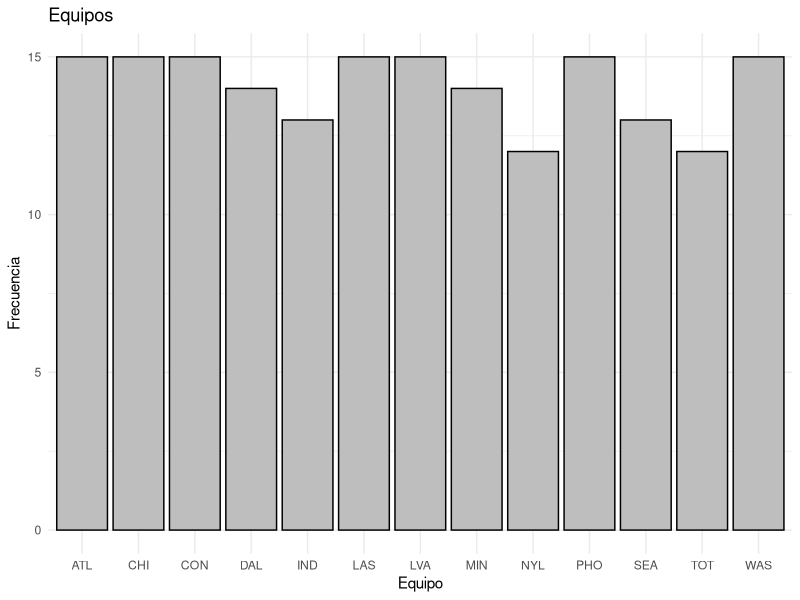
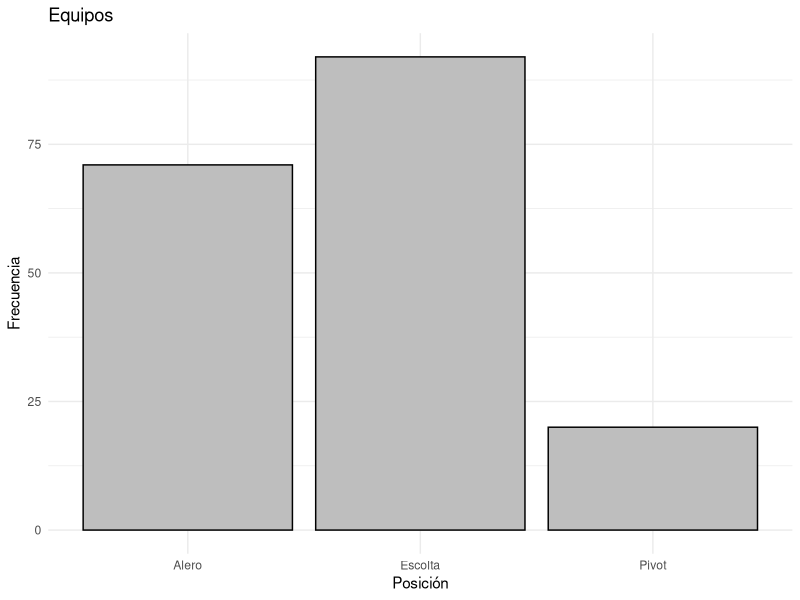
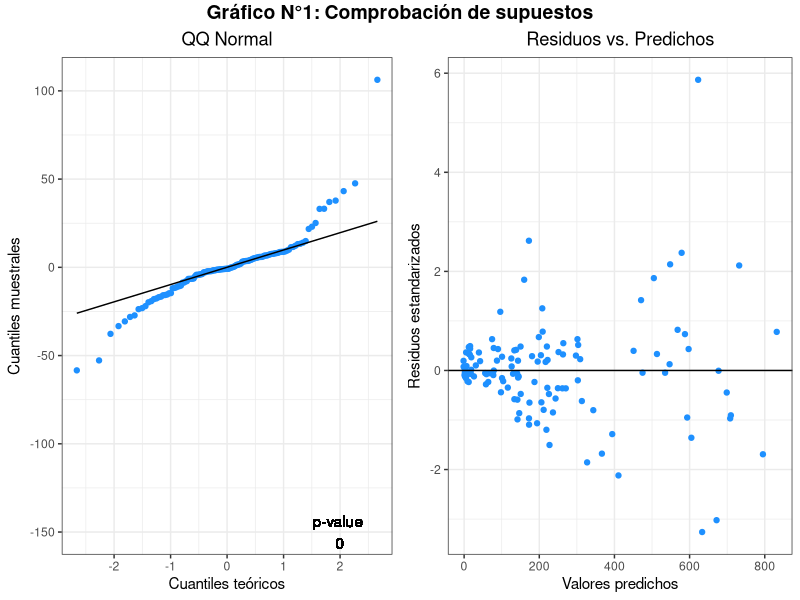
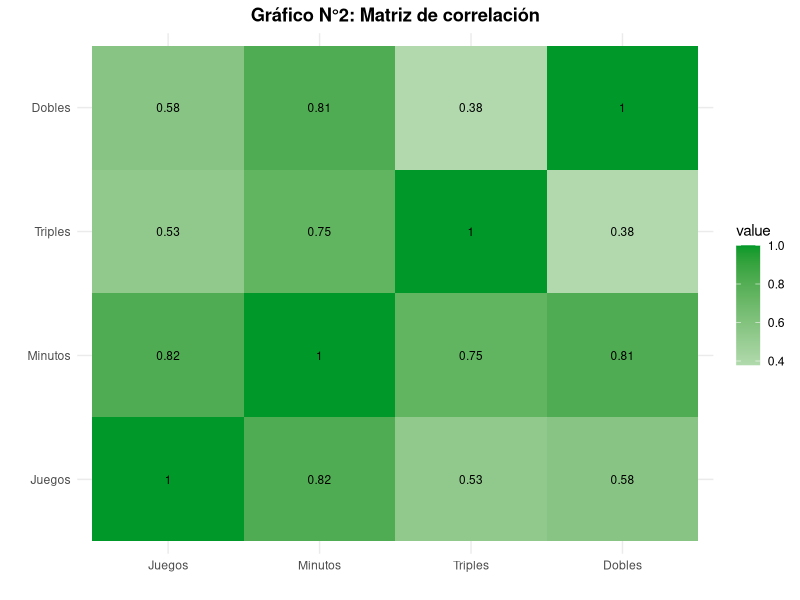
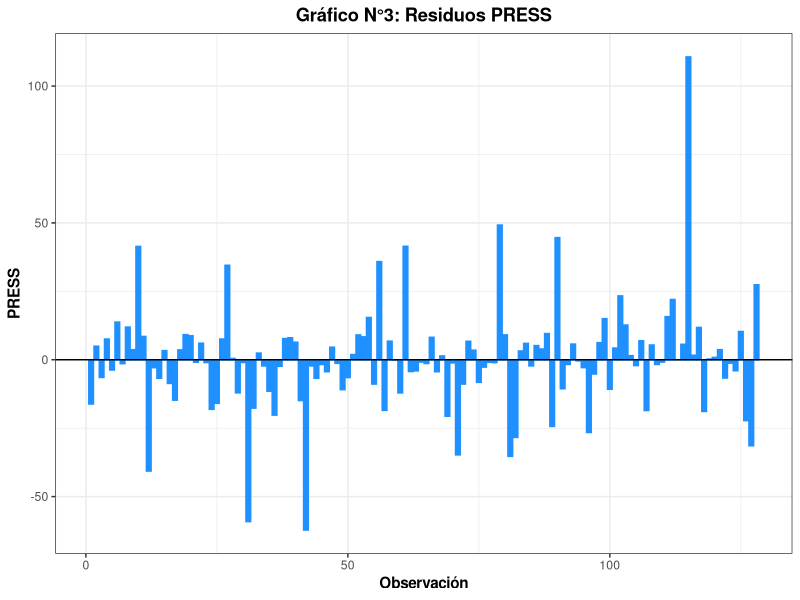
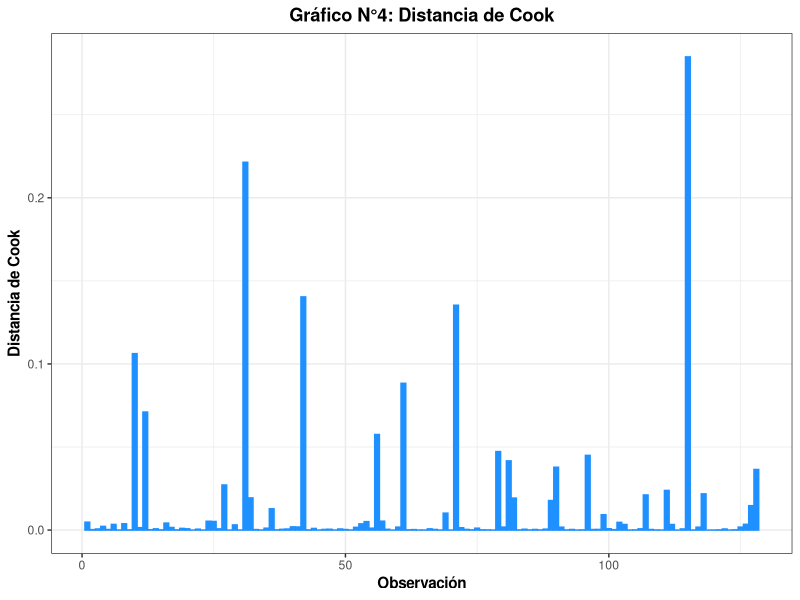

Recreate these plots in R, in order.
## ---- chunk 1
library(tidyverse)
library(ggplot2)
library(kableExtra)
library(broom)
library(egg)
library(ggpubr)
library(car)
library(glmnet)
## ---- chunk 2
data <- read.csv("files/WNBA.csv", sep = ";")
summary(data)
## ---- chunk 3
data$Equipo <- as.factor(data$Equipo)
data$Posicion <- as.factor(data$Posicion)
summary(data)
## ---- chunk 4
paste0("Hay ",count(data %>% filter(Jugadora == "")), " registros vacíos")
## ---- chunk 5
data[duplicated(data$Jugadora),]
## ---- chunk 6
print(count(data[duplicated(data[, c("Jugadora", "Equipo")]), ]))
## ---- chunk 7
ggplot(data, aes(x = Equipo)) +
  geom_bar(fill = "grey", color = "black") +
  labs(title = "Equipos",
       x = "Equipo",
       y = "Frecuencia") +
  theme_minimal()
## ---- chunk 8
ggplot(data, aes(x = Posicion)) +
  geom_bar(fill = "grey", color = "black") +
  labs(title = "Equipos",
       x = "Posición",
       y = "Frecuencia") +
  theme_minimal()
## ---- chunk 9
skimr::skim(data %>% select(where(is.numeric)))
## ---- chunk 10
# División en training y testing
set.seed(45672848)
index_training <- sample(1:nrow(data), size = 0.7*nrow(data))

training <- data[index_training,]
testing <- data[-index_training,]
## ---- chunk 11
training_filtered <- select(training, -Jugadora, -Equipo)
m1 <- MASS::stepAIC(
  object = lm(Puntos ~ 1, data = training_filtered), #punto de partida
  scope = list(upper = lm(Puntos ~ ., data = training_filtered)), #máximo modelo posible
  direction = "both", #método de selección
  trace = FALSE, #para no imprimir resultados parciales
  k = 2, #penalización a emplear (2 = AIC, log(n) = BIC)
  steps = 1000 #máximo nro de pasos
  )

summary(m1)
## ---- chunk 12
m2 <- lm(Puntos ~ Dobles + Triples + Posicion, data = training_filtered)

summary(m2)
## ---- chunk 13
m3 <- lm(Puntos ~ Triples + Dobles + Minutos + Asistencias + Rebotes + Posicion, data = training)
## ---- chunk 14
modelos <- data.frame(Modelo = c("Modelo 1", "Modelo 2", "Modelo 3"),
                      Ajuste = c("m1", "m2", "m3"))
## ---- chunk 15
Modelo_completo <- lm(Puntos ~ . -Jugadora - Equipo, data = training)
sigma <- sum(residuals(Modelo_completo)^2)/df.residual(Modelo_completo)

Resumen <- modelos %>% 
  group_by(Modelo) %>% 
  summarise(CME = summary(get(Ajuste))$sigma^2,
            PRESS = sum((resid(get(Ajuste))/(1-hatvalues(get(Ajuste))))^2),
            Cp = sum(residuals(get(Ajuste))^2)/sigma + 2 * length(coef(get(Ajuste))) - nrow(training),
            AIC = AIC(get(Ajuste)),
            BIC = BIC(get(Ajuste)))

kable(Resumen, caption = "Tabla N°1: Comparación del ajuste de los 3 modelos") %>%
  kable_styling(bootstrap_options = "striped", full_width = F)
## ---- chunk 16
Modelo_final <- augment(m1)
g1 <- ggplot(mapping = aes(sample = Modelo_final$.resid)) + 
    stat_qq(color = "dodgerblue") + 
    stat_qq_line() + 
  ggtitle("QQ Normal") +
  xlab("Cuantiles teóricos") +
  ylab("Cuantiles muestrales") +
  geom_text(aes(x = 2, y = -150, fill ="black", label = paste0("p-value \n", round(shapiro.test(Modelo_final$.resid)$p.value, 8)))) +
  theme_bw() +
  theme(plot.title = element_text(hjust = 0.5),
        legend.position = "none")

g2 <- ggplot(Modelo_final) +
  aes(x = .fitted, y = .std.resid) +
  geom_point(color = "dodgerblue") +
  geom_hline(yintercept = 0, color = "black") +
  ggtitle("Residuos vs. Predichos") +
  xlab("Valores predichos") +
  ylab("Residuos estandarizados") +
  theme_bw() +
  theme(plot.title = element_text(hjust = 0.5))

g <- ggarrange(g1, g2, ncol = 2)

annotate_figure(g, top = text_grob("Gráfico N°1: Comprobación de supuestos", face = "bold", size = 14))
## ---- chunk 17
# Colinealidad
training_modelo <- training %>% 
  select(Juegos, Minutos, Triples, Dobles)

corr_matrix <- cor(training_modelo)

corr_melted <- reshape2::melt(corr_matrix)

ggplot(corr_melted, aes(x = Var2, y = Var1, fill = value)) +
  geom_tile() +
  geom_text(aes(label = round(value, 2)), size = 3) +
  scale_fill_gradient2(low = "#ef2947", high = "#009929", mid = "white", midpoint = 0) +
  labs(x = "", y = "", title = "Gráfico N°2: Matriz de correlación") +
  theme_minimal() +
  theme(plot.title = element_text(hjust = 0.5, face = "bold"))
## ---- chunk 18
vif = vif(m1)

vif_df <- data.frame(Variable = names(vif),
                     VIF = as.numeric(vif),
                     row.names = NULL)

kable(vif_df, caption = "Tabla N°2: Factores de Inflación de la Varianza (VIF)") %>%
  kable_styling(bootstrap_options = c("striped", "hover"), full_width = F)
## ---- chunk 19
# Observaciones atípicas
Modelo_final <- mutate(Modelo_final, 
                       PRESS = .resid/(1-.hat),
                       id = 1:nrow(Modelo_final))

ggplot(data = Modelo_final) + 
    aes(x = id, y = PRESS) + 
  geom_bar(stat="identity", color = "dodgerblue", fill = "dodgerblue")+
    geom_hline(aes(yintercept = 0)) +
    ggtitle("Gráfico N°3: Residuos PRESS") +
    xlab("Observación") +
    ylab("PRESS") +
    theme_bw() +
    theme(legend.position = "none",
          axis.title = element_text(face = "bold"),
          plot.title = element_text(hjust = 0.5, face = "bold"))
## ---- chunk 20
# Observaciones influyentes
ggplot(data = Modelo_final) +
    aes(x = id, y = .cooksd) +
  geom_bar(stat="identity", color = "dodgerblue", fill = "dodgerblue")+
    ggtitle("Gráfico N°4: Distancia de Cook") +
    xlab("Observación") +
    ylab("Distancia de Cook") +
    theme_bw() +
    theme(legend.position = "none",
      axis.title = element_text(face = "bold"),
      plot.title = element_text(hjust = 0.5, face = "bold"))
## ---- chunk 21
Betas = data.frame(Variable = names(coef(m1)),
                   Valor = as.numeric(coef(m1)),
                   P_value = as.numeric(coef(summary(m1))[, "Pr(>|t|)"]))

kable(Betas, caption = "Tabla N°3: Coeficientes estimados del modelo") %>%
  kable_styling(bootstrap_options = c("striped", "hover"), full_width = F)

as.numeric(coef(summary(m2))[, "Pr(>|t|)"])
## ---- chunk 22
# Preparamos la matriz de predictores
training_X <- training %>% 
  select(Dobles, Triples, Robos, Juegos) %>% 
  as.matrix()

# Buscamos el lambda óptimo para ridge y lasso
lambda_ridge <- cv.glmnet(training_X, training$Puntos, nfolds = 5, alpha = 0)$lambda.min 

lambda_lasso <- cv.glmnet(training_X, training$Puntos, nfolds = 5, alpha = 1)$lambda.min 

# Ajustamos la regresión ridge y la regresión lasso
m_ridge <- glmnet(x = training_X, y = training$Puntos, alpha = 0, lambda = lambda_ridge)

m_lasso <- glmnet(x = training_X, y = training$Puntos, alpha = 1, lambda = lambda_ridge)
coefficients(m_lasso)
## ---- chunk 23
modelos <- data.frame(Modelo = c(paste0("Modelo Ridge (lambda = ", round(lambda_ridge, 3), ")"), paste0("Modelo Lasso (lambda = ", round(lambda_lasso, 3), ")"), "Modelo MCO"),
                      Ajuste = c("m_ridge", "m_lasso", "m1"))

modelos$Modelo <- factor(modelos$Modelo, levels = c("Modelo Ridge (lambda = 19.131)", "Modelo Lasso (lambda = 0.496)", "Modelo MCO"))

Comparacion <- modelos %>% 
  group_by(Modelo) %>% 
  summarise(Intercept = round(coefficients(get(Ajuste))[1], 2),
            Dobles = round(coefficients(get(Ajuste))[2], 2),
            Triples = round(coefficients(get(Ajuste))[3], 2),
            Robos = round(coefficients(get(Ajuste))[4], 2),
            Juegos = round(coefficients(get(Ajuste))[5], 2))

kable(Comparacion, caption = "Tabla N°4: Comparación de los coeficientes estimados por los 3 modelos") %>%
  kable_styling(bootstrap_options = "striped", full_width = F)
## ---- chunk 24
testing_X <- testing %>% 
  select(Dobles, Triples, Robos, Juegos) %>% 
  as.matrix()

pred_ridge <- predict(m_ridge, testing_X)
pred_lasso <- predict(m_lasso, testing_X)
pred_MCO <- predict(m1, testing)

MSE_ridge <- mean((testing$Puntos-pred_ridge)^2)
MSE_lasso <- mean((testing$Puntos-pred_lasso)^2)
MSE_MCO <- mean((testing$Puntos-pred_MCO)^2)

modelos$MSE = c(MSE_ridge, MSE_lasso, MSE_MCO)

kable(modelos[,c(1,3)], caption = "Tabla N°5: Comparación de la capacidad predictiva de los 3 modelos") %>%
  kable_styling(bootstrap_options = "striped", full_width = F)
